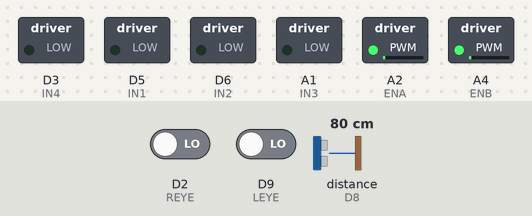
A sketch run on a simulated Arduino MKR. Parts: switched loads named in the sketch (green lamp = pin HIGH). Wiring (inferred from the names in the program): ultrasonic range finder: trigger D7; echo D8. The test bench sets the inputs (shaded band); at power-on: distance to the obstacle (sensor on D8) 80 cm, D2 (REYE) LOW, D9 (LEYE) LOW. The echo pulse lasts 58.3 µs per cm; WiFi joins after 1.5 s; servers stay silent unless stated; pins used as bus, display or sensor lines are not drawn; what the sketch prints to the serial monitor is not drawn.

Above: at 2.7 s.
2.8 s: distance to the obstacle (sensor on D8) set to 2 cm
5.8 s: distance to the obstacle (sensor on D8) set to 4 cm
At 6.9 s:
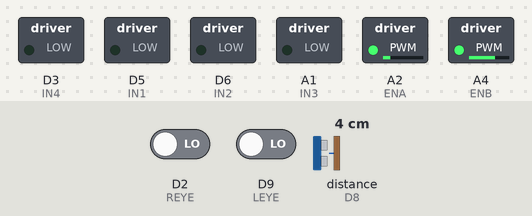
7.5 s: distance to the obstacle (sensor on D8) set to 35 cm
At 8.3 s:
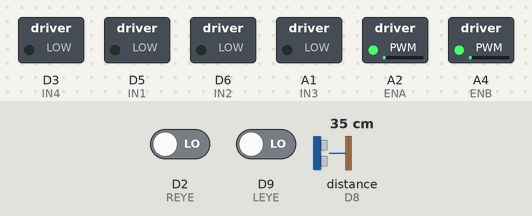
9.0 s: distance to the obstacle (sensor on D8) set to 4 cm
At 10.2 s:
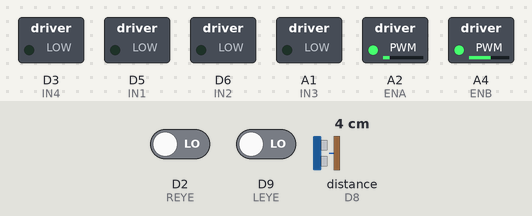
Timing chart, 0 to 10.7 s (numbered marks = the images above; inputs shaded):
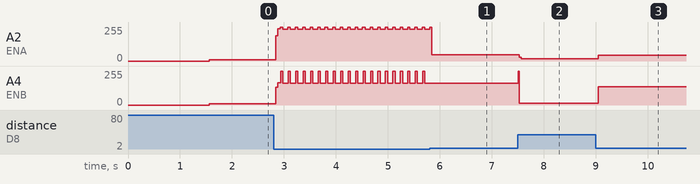

The sketch:

9.2_PID_Function_Motor.ino
```cpp
#include <WiFiNINA.h>


char ssid[] = "2E10_TC01";
char pass[] = "LindaDoyle";


WiFiServer server(5200); // Created server at that port


// IR sensors
const int LEYE = 9;
const int REYE = 2;


// Motors
// direction control

// left
const int IN1 = 5;
const int IN2 = 6;
// right
const int IN3 = 16;
const int IN4 = 3;

// speed control
const int ENA = 17;
const int ENB = 19;


// Ultrasonic sensors
const int US_TRIG = 7;
const int US_ECHO = 8;

// Client command
char c;
// Client greeting
char temp;

// PID
double kp = 20;
double ki = 0;
double kd = 0;

unsigned long currentTime, previousTime;
double elapsedTime;
double error;
double lastError;
double input, output, Setpoint;
double cumError, rateError;


void setup() {

  Setpoint = 10;

  Serial.begin(9600);  // Speed at which info is transferred in a communication channel

  // IR Sensors
  pinMode( LEYE, INPUT );   // pinMode: configures specific pin for INPUT/OUTPUT
  pinMode( REYE, INPUT );

  // Motors - at a low impedence state & provide power (OUTPUT)
  pinMode (IN1, OUTPUT);
  pinMode (IN2, OUTPUT);
  pinMode (IN3, OUTPUT);
  pinMode (IN4, OUTPUT);
  pinMode (ENA, OUTPUT);
  pinMode (ENB, OUTPUT);

  // US sensors
  pinMode(US_TRIG, OUTPUT);   // Triggers sensors
  pinMode(US_ECHO, INPUT);    // Sends a US signal out

  WiFi.begin(ssid, pass);
  IPAddress ip = WiFi.localIP();
  Serial.print("IP Address:");
  Serial.println(ip);
  server.begin();

}

void loop() {

  // US sensors
  long duration;
  long distance;
  long max_dis = 10;

  digitalWrite( US_TRIG, LOW );   // digitalWrite: sets voltage on pin
  delayMicroseconds(2);
  digitalWrite( US_TRIG, HIGH );    // HIGH: 3.3V
  delayMicroseconds( 10 );
  digitalWrite( US_TRIG, LOW );   // LOW: 0V

  duration = pulseIn( US_ECHO, HIGH );
  distance = duration/58;

  // Control speed
  analogWrite(ENA, 255);
  analogWrite(ENB, 255);

  int eyeValueL = digitalRead( LEYE );
  int eyeValueR = digitalRead( REYE );


 WiFiClient client = server.available();
 if (client.connected()) {
  Serial.println("Client connected");
  if (client.available()){
    temp = client.read();
  }
 }

 // Filters out characters associated with the buttons
 if (temp == 'f') {
  c = temp;
 }
 else if (temp == 's') {
    c = temp;
  }

  // PID
  input = distance;
  output = computePID(input);
  analogWrite(ENA, output);
  analogWrite(ENB, output);

//  Serial.print("Distance: ");
//  Serial.println(distance);
  Serial.print("Speed: ");
  Serial.println(output);

  // Forward Button
  if (c == 'f'){
    if((eyeValueL == HIGH) && (output < 0)){    // LEFT ON - detects black & moves forward
      left_motor_on();
    }

    if((eyeValueL == HIGH) && (output > 0)){    // LEFT ON - detects black & moves back
      left_motor_back();
    }

    if ((eyeValueL == LOW)){    // LEFT OFF
      left_motor_off();
    }

    if((eyeValueR == HIGH) && (output < 0)){    // RIGHT ON - detects black & moves forward
      right_motor_on();
    }

    if((eyeValueR == HIGH) && (output > 0)){    // RIGHT ON - detects black & moves back
      right_motor_back();
    }

    if ((eyeValueR == LOW)){    // RIGHT OFF
      right_motor_off();
    }

}

 // Stop Button
 if (c == 's') {
   left_motor_off();
   right_motor_off();
 }

 // Reports obstacles
 if ((distance < max_dis)) {
  client.write("O");
  }
  else if ((distance > max_dis)){
    client.write("C");
  }

}


 // Functions for Motor control
 void left_motor_on() {
  digitalWrite(IN1, HIGH);
  digitalWrite(IN2, LOW);
 }

 void right_motor_on() {
  digitalWrite(IN3, HIGH);
  digitalWrite(IN4, LOW);
 }

 void left_motor_off(){
  digitalWrite(IN1, LOW);
  digitalWrite(IN2, LOW);
 }

void right_motor_off() {
  digitalWrite(IN3, LOW);
  digitalWrite(IN4, LOW);
}

void left_motor_back(){
  digitalWrite(IN1, LOW);
  digitalWrite(IN2, HIGH);
}

void right_motor_back(){
  digitalWrite(IN3, LOW);
  digitalWrite(IN4, HIGH);
}

// PID
double computePID(double inp){
        currentTime = millis();                //get current time
        elapsedTime = (double)(currentTime - previousTime);        //compute time elapsed from previous computation

        error = Setpoint - inp;                                // determine error
        cumError += error * elapsedTime;                // compute integral
        rateError = (error - lastError)/elapsedTime;   // compute derivative

        double out = kp*error + ki*cumError + kd*rateError;                //PID output

        lastError = error;                                //remember current error
        previousTime = currentTime;                        //remember current time

        return out;                                        //have function return the PID output
}
```

Measured:
- after the input at 5.8 s, A4 (ENB): stops changing and stays 165/255
- after the input at 7.5 s, A2 (ENA): 46/255 → 16/255 at once; A4 (ENB): 165/255 → 15/255 at once
- after the input at 9.0 s, A2 (ENA): 16/255 → 42/255 at once; A4 (ENB): 15/255 → 138/255 at once
